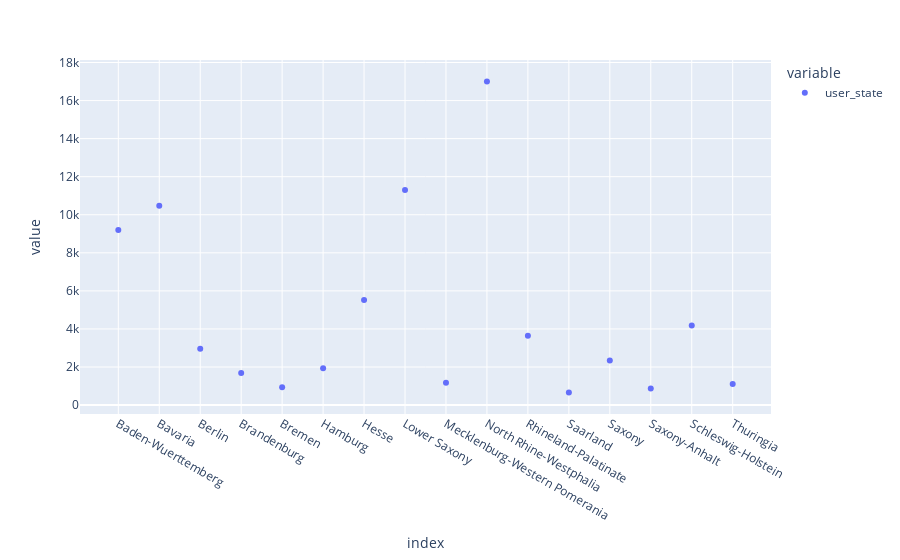

The cell this chart's notebook holds for it:
### Code cell
px.scatter(df.groupby("user_state")["user_state"].count())

### Figure 1 — Plotly figure (JSON) as saved in the notebook; plotly's stock layout.template omitted (floating-point values rounded to 4 significant figures)
{"data": [{"hovertemplate": "variable=user_state<br>index=%{x}<br>value=%{y}<extra></extra>", "legendgroup": "user_state", "marker": {"color": "#636efa", "symbol": "circle"}, "mode": "markers", "name": "user_state", "orientation": "v", "showlegend": true, "type": "scatter", "x": ["Baden-Wuerttemberg", "Bavaria", "Berlin", "Brandenburg", "Bremen", "Hamburg", "Hesse", "Lower Saxony", "Mecklenburg-Western Pomerania", "North Rhine-Westphalia", "Rhineland-Palatinate", "Saarland", "Saxony", "Saxony-Anhalt", "Schleswig-Holstein", "Thuringia"], "xaxis": "x", "y": [9198, 10473, 2956, 1689, 932, 1940, 5523, 11306, 1169, 17005, 3644, 659, 2348, 875, 4179, 1107], "yaxis": "y"}], "layout": {"legend": {"title": {"text": "variable"}, "tracegroupgap": 0}, "margin": {"t": 60}, "xaxis": {"anchor": "y", "domain": [0, 1], "title": {"text": "index"}}, "yaxis": {"anchor": "x", "domain": [0, 1], "title": {"text": "value"}}}}
